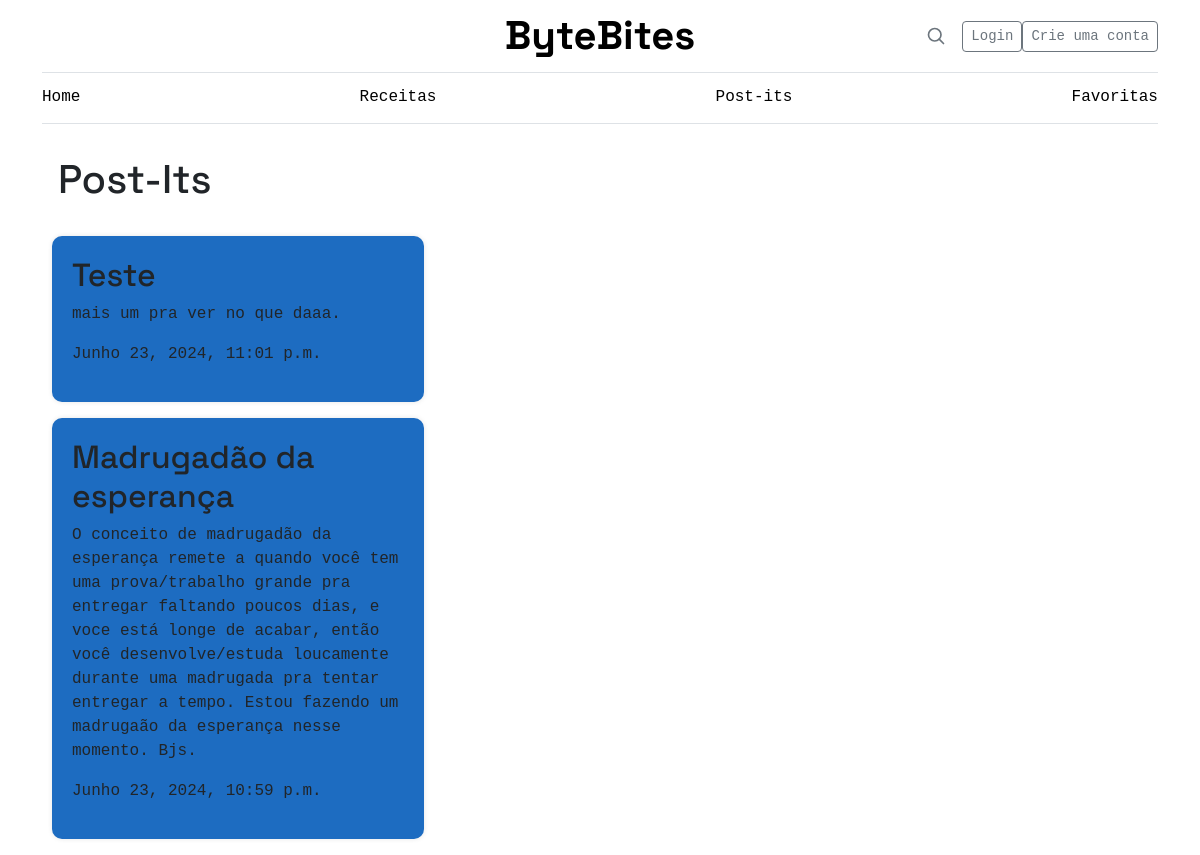
The page /post_its/ on the database its author committed.
### ByteBites/models.py (models this page shows, shortened)
class Post_it(models.Model): # admin can make tiny posts unrelated to recipes
    title = models.CharField(max_length=100)
    content = models.TextField()
    created_on = models.DateTimeField(auto_now_add=True, verbose_name="Criado em", help_text="Data e hora de criação do objeto")

### ByteBites/views.py (the view)
# urls.py: path('post_its/', views.post_its, name='post-its'),
def post_its(request):
    my_posts = Post_it.objects.all().order_by('-created_on')
    return render(request, 'post_its.html', {'my_posts': my_posts})

### ByteBites/templates/post_its.html (shortened to what this page needs)
{% extends 'base.html' %}
{% load static %}
{% block content %}
<body>
    <div class="container">
        <h1 class="p-3 ">Post-Its</h1>
        <div>
            {% for post_it in my_posts %}
                <div class="col-md-4 mb-3 post-it">
                    <h2>{{ post_it.title }}</h2>
                    <p>{{ post_it.content }}</p>
                    <p>{{ post_it.created_on }}</p>
                </div>
            {% endfor %}
        </div>
</body>
{% endblock %}

### ByteBites/static/css/styles.css (style rules this page uses)
body { font-family: "Space Grotesk", -apple-system, BlinkMacSystemFont, "Segoe UI", Roboto, Helvetica, Arial, sans-serif, "Apple Color Emoji", "Segoe UI Emoji"; cursor: pointer; }
body { font-family: 'Space Grotesk', monospace; }
.post-it { padding: 20px; margin: 10px; box-shadow: 0.1px 0.1px 5px rgba(0, 0, 0, 0.1); border-radius: 10px; background-color: #1d6cc1; transition: transform 0.3s; cursor: pointer; transform: scale(1); word-wrap: break-word; }

### rows shown on the page
Post_it: title "Teste", content "mais um pra ver no que daaa.", created_on "Junho 23, 2024, 11:01 p.m."
Post_it: title "Madrugadão da esperança", content "O conceito de madrugadão da esperança remete a quando você tem uma prova/trabalho grande pra entregar faltando poucos dias, e voce está longe de acabar, então você desenvolve/estuda loucamente durante uma madrugada pra tentar entregar a tempo. Estou fazendo um madrugaão da esperança nesse momento. Bjs.", created_on "Junho 23, 2024, 10:59 p.m."
